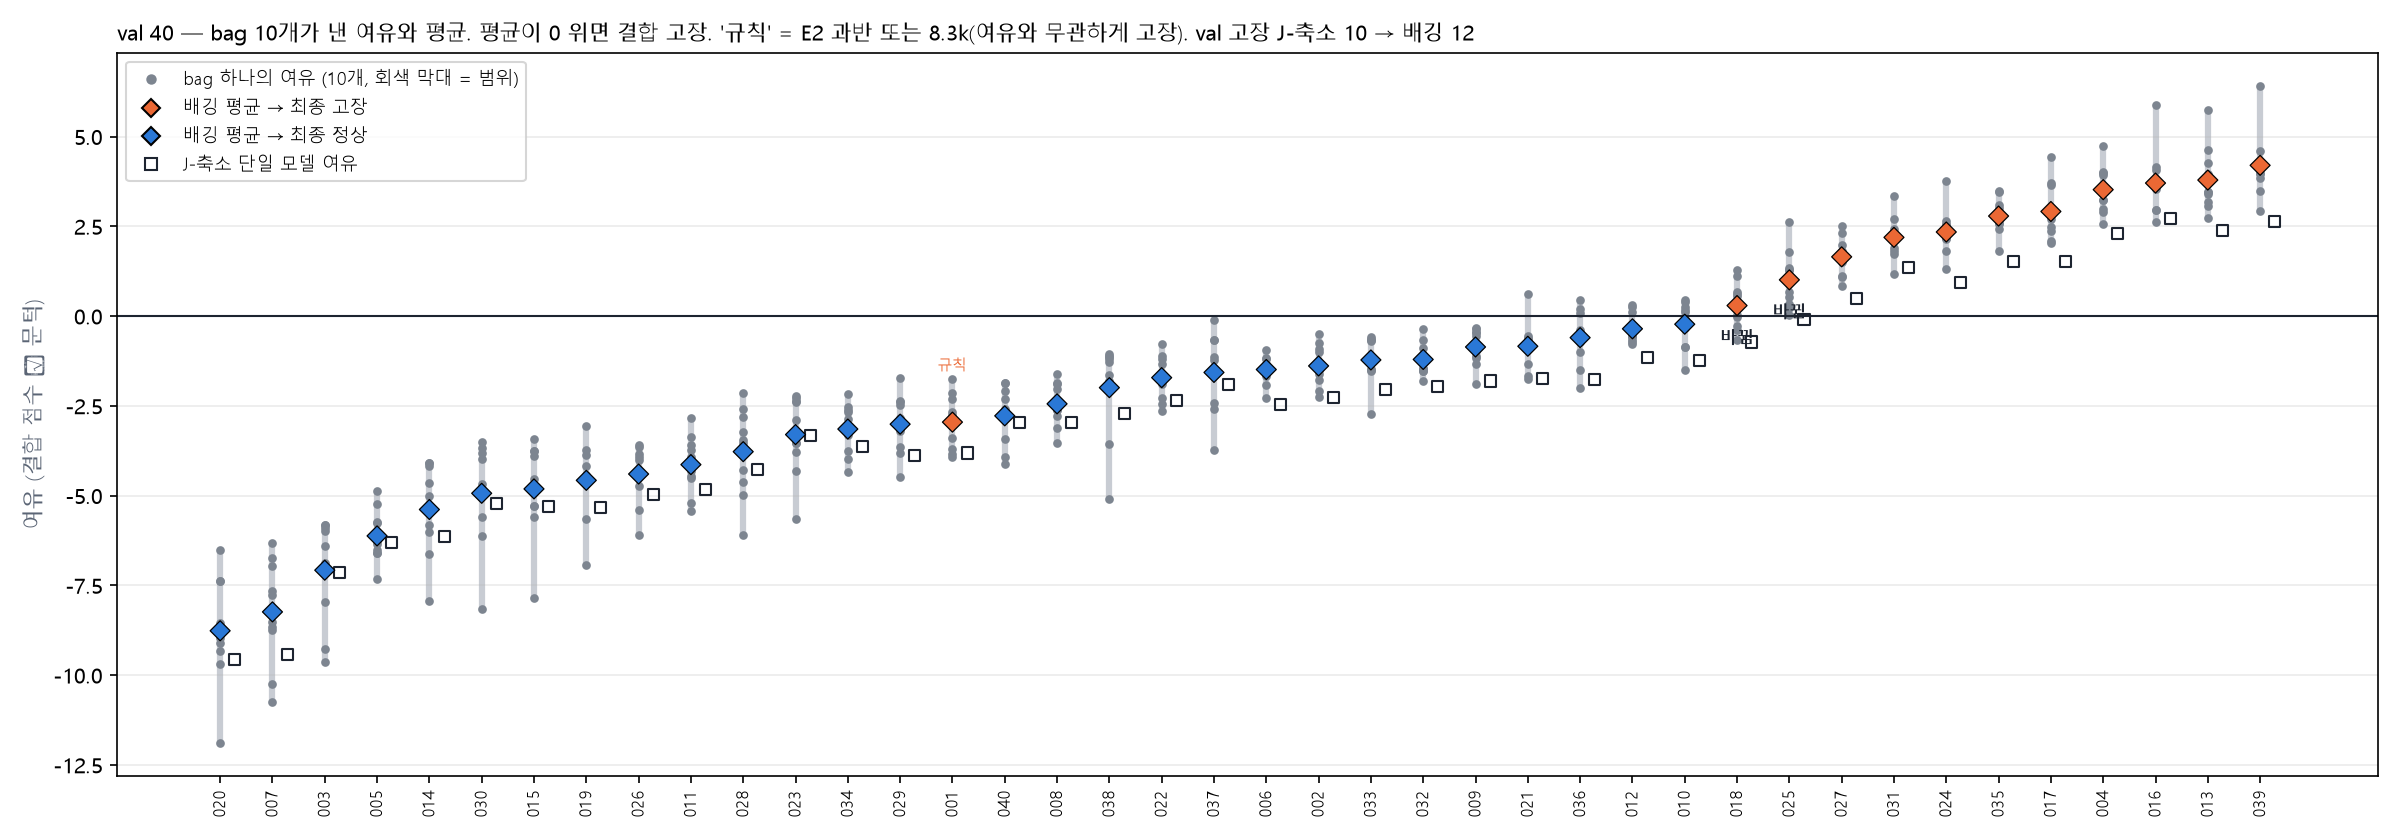

The Python source for this figure:
# EXP-051 분석 (11-22): 배깅 판정이 어떻게 나오는가 — 전체 학습(150) 배깅 모델의 bag 10개가 val 40개에 낸 여유와 평균
# run.py와 같은 Shrink · Bag 정의(복사, run.py는 import하면 전부 다시 돌아서 쓰지 않음). 모드 = full(ET 300)과 같은 설정으로 실행
import os, sys, warnings
_d = os.path.abspath(os.path.dirname(__file__))
while not os.path.isdir(os.path.join(_d, "src")) and os.path.dirname(_d) != _d:
    _d = os.path.dirname(_d)
sys.path.insert(0, _d)
os.environ["QE_FULL"] = "1"
import numpy as np, pandas as pd
from src.exp import md_table
from src.exp2util import NS, Add83, rule83_flags, NOR, ABN
from src.models2 import TwoStack
from src.final import _fit_ae, _ae_score
from src.experts import LP as LP_TR, segment_logpsd
from sklearn.model_selection import StratifiedShuffleSplit
import matplotlib; matplotlib.use("Agg"); import matplotlib.pyplot as plt
from matplotlib.lines import Line2D
warnings.filterwarnings("ignore"); plt.rcParams["font.family"] = "Malgun Gothic"; plt.rcParams["axes.unicode_minus"] = False
HERE = os.path.dirname(os.path.abspath(__file__)); INK, MUTED = "#1d2430", "#5b6575"
ALPHA, NB, FRAC = 3.0, 10, 0.8
RING = ["H7_ring_1-2k", "H8_ring_2-4k", "H9_ring_4-8k", "H10_ring_8-12.5k"]
ns = NS(); y = ns.y; nor = y == 0; nv = [n[-3:] for n in ns.nv]
spec, res = rule83_flags(ns.X); sv, rv = rule83_flags(ns.Xv); r83, r83v = spec | res, sv | rv
_, LPv = segment_logpsd(ns.Xv); RAW = {"ae": _ae_score(_fit_ae(LP_TR[nor]), LPv)}
F0 = list(ns.FIXED)
M = np.column_stack([ns.T[F0].values, ns.T[["L1_S"]].values, ns.L, np.arange(ns.n, dtype=float), r83.astype(float)])
Mv = np.column_stack([ns.Tv[F0].values, ns.Tv[["L1_S"]].values, ns.Lv])

class Shrink:
    def __init__(self, mk, ring_idx, i1, alpha=ALPHA): self.mk, self.ring_idx, self.i1, self.alpha = mk, list(ring_idx), i1, alpha
    def _tf(self, F):
        F = np.array(F, float); n = np.rint(np.expm1(F[:, self.i1])); has = n > 0
        R = F[np.ix_(has, self.ring_idx)]; k = R * n[has, None]
        F[np.ix_(has, self.ring_idx)] = (k + self.alpha * self.p0_) / (n[has, None] + self.alpha); return F
    def fit(self, F, y):
        F = np.asarray(F, float); y = np.asarray(y); n = np.rint(np.expm1(F[:, self.i1])); m = (y == 0) & (n > 0)
        self.p0_ = (F[np.ix_(m, self.ring_idx)] * n[m, None]).sum(0) / n[m].sum()
        self.m_ = self.mk().fit(self._tf(F), y); return self

def shrink_mk(seed=0):
    base = lambda: Add83(lambda: TwoStack("lin", ("E2",), fixed=tuple(F0), nf=len(F0), df=ns.df, peak=tuple(ns.PEAK), extra=(), use_ae=True, seed=seed))
    return lambda: Shrink(base, [F0.index(c) for c in RING], F0.index("H1_nimp"))

def val_of(top):
    ts = top.m_.m_; fv = ts.fires_raw(top._tf(Mv), RAW)
    return fv["score"] - ts.tc_, fv["E2"], ts

# 단일 J-축소 (seed 0, 150 전체) · 배깅 10개 (같은 부분표본 · seed)
mJ, e2J, tsJ = val_of(shrink_mk(0)().fit(M, y))
sp = StratifiedShuffleSplit(NB, train_size=FRAC, random_state=0)
B = [val_of(shrink_mk(b)().fit(M[s], y[s])) for b, (s, _) in enumerate(sp.split(M, y))]
MG = np.array([b[0] for b in B]); E2 = np.array([b[1] for b in B]); mean = MG.mean(0)
finJ = (mJ >= 0) | e2J | r83v; finB = (mean >= 0) | (E2.mean(0) >= .5) | r83v
vote = (MG >= 0).sum(0)

# 표
D = pd.DataFrame({"val": nv, "J-축소 여유": mJ.round(2), "배깅 평균 여유": mean.round(2), "bag 여유 최소": MG.min(0).round(2), "bag 여유 최대": MG.max(0).round(2),
                  "결합 고장 bag 수": [f"{v}/10" for v in vote], "E2 bag 수": [f"{v}/10" for v in E2.sum(0)], "8.3k": np.where(r83v, "켜짐", ""),
                  "J-축소": np.where(finJ, "고장", "정상"), "배깅": np.where(finB, "고장", "정상")})
o = np.argsort(-mean); D = D.iloc[o]
coef = pd.DataFrame({"bag": range(NB), "ET": [round(b[2].c_.coef_[0][0], 2) for b in B], "박자": [round(b[2].c_.coef_[0][1], 2) for b in B],
                     "AE": [round(b[2].c_.coef_[0][2], 2) for b in B], "문턱": [round(b[2].tc_, 2) for b in B], "val 고장 수(이 bag 혼자)": ((MG >= 0) | E2 | r83v).sum(1)})
coef.loc[len(coef)] = ["J-축소(단일)", round(tsJ.c_.coef_[0][0], 2), round(tsJ.c_.coef_[0][1], 2), round(tsJ.c_.coef_[0][2], 2), round(tsJ.tc_, 2), int(finJ.sum())]
open(os.path.join(HERE, "bag별_판정.md"), "w", encoding="utf-8").write(
    "# EXP-051 배깅 판정 풀어 보기 (train 150 전체 학습 모델 → val 40)\n\n"
    f"val 고장: J-축소 {int(finJ.sum())} · 배깅 {int(finB.sum())}. 여유 = 결합 점수 − 그 모델의 문턱(0 이상 = 결합 고장). 배깅 판정 = 평균 여유 ≥ 0 OR E2 과반 OR 8.3k\n\n"
    "## bag별 결합기\n\n" + md_table(coef) + "\n\n## val 40 (배깅 평균 여유 큰 순)\n\n" + md_table(D) + "\n")

# 그림: val 파일마다 bag 10개 여유(회색 점) · 평균(굵은 표시) · J-축소(네모)
k = np.argsort(mean); xs = np.arange(40)
fig, ax = plt.subplots(figsize=(16, 5.6))
for j, i in enumerate(k):
    ax.plot([j, j], [MG[:, i].min(), MG[:, i].max()], color="#c8ccd3", lw=3, zorder=1, solid_capstyle="round")
    ax.scatter(np.full(NB, j), MG[:, i], s=10, color="#7d8590", zorder=2)
ax.scatter(xs, mean[k], marker="D", s=46, c=np.where(finB[k], ABN, NOR), edgecolor="k", lw=.6, zorder=4)
ax.scatter(xs + .28, mJ[k], marker="s", s=28, facecolor="none", edgecolor=INK, lw=1, zorder=3)
for j, i in enumerate(k):
    if r83v[i] or (E2.mean(0)[i] >= .5): ax.text(j, MG[:, i].max() + .25, "규칙", ha="center", fontsize=7, color=ABN)
    if finB[i] != finJ[i]: ax.annotate("바뀜", (j, mean[i]), xytext=(0, -18), textcoords="offset points", ha="center", fontsize=8, weight="bold", color=INK)
ax.axhline(0, color=INK, lw=1); ax.set_xticks(xs); ax.set_xticklabels([nv[i] for i in k], rotation=90, fontsize=8)
ax.set_ylabel("여유 (결합 점수 − 문턱)", color=MUTED); ax.grid(axis="y", alpha=.25)
ax.legend(handles=[Line2D([], [], marker="o", ls="", color="#7d8590", ms=4, label="bag 하나의 여유 (10개, 회색 막대 = 범위)"),
                   Line2D([], [], marker="D", ls="", mfc=ABN, mec="k", label="배깅 평균 → 최종 고장"), Line2D([], [], marker="D", ls="", mfc=NOR, mec="k", label="배깅 평균 → 최종 정상"),
                   Line2D([], [], marker="s", ls="", mfc="none", mec=INK, label="J-축소 단일 모델 여유")], fontsize=8.5, loc="upper left")
ax.set_title(f"val 40 — bag 10개가 낸 여유와 평균. 평균이 0 위면 결합 고장. '규칙' = E2 과반 또는 8.3k(여유와 무관하게 고장). val 고장 J-축소 {int(finJ.sum())} → 배깅 {int(finB.sum())}", loc="left", fontsize=10)
fig.tight_layout(); fig.savefig(os.path.join(HERE, "bag별_판정.png"), dpi=150)
print("done", int(finJ.sum()), int(finB.sum()))
